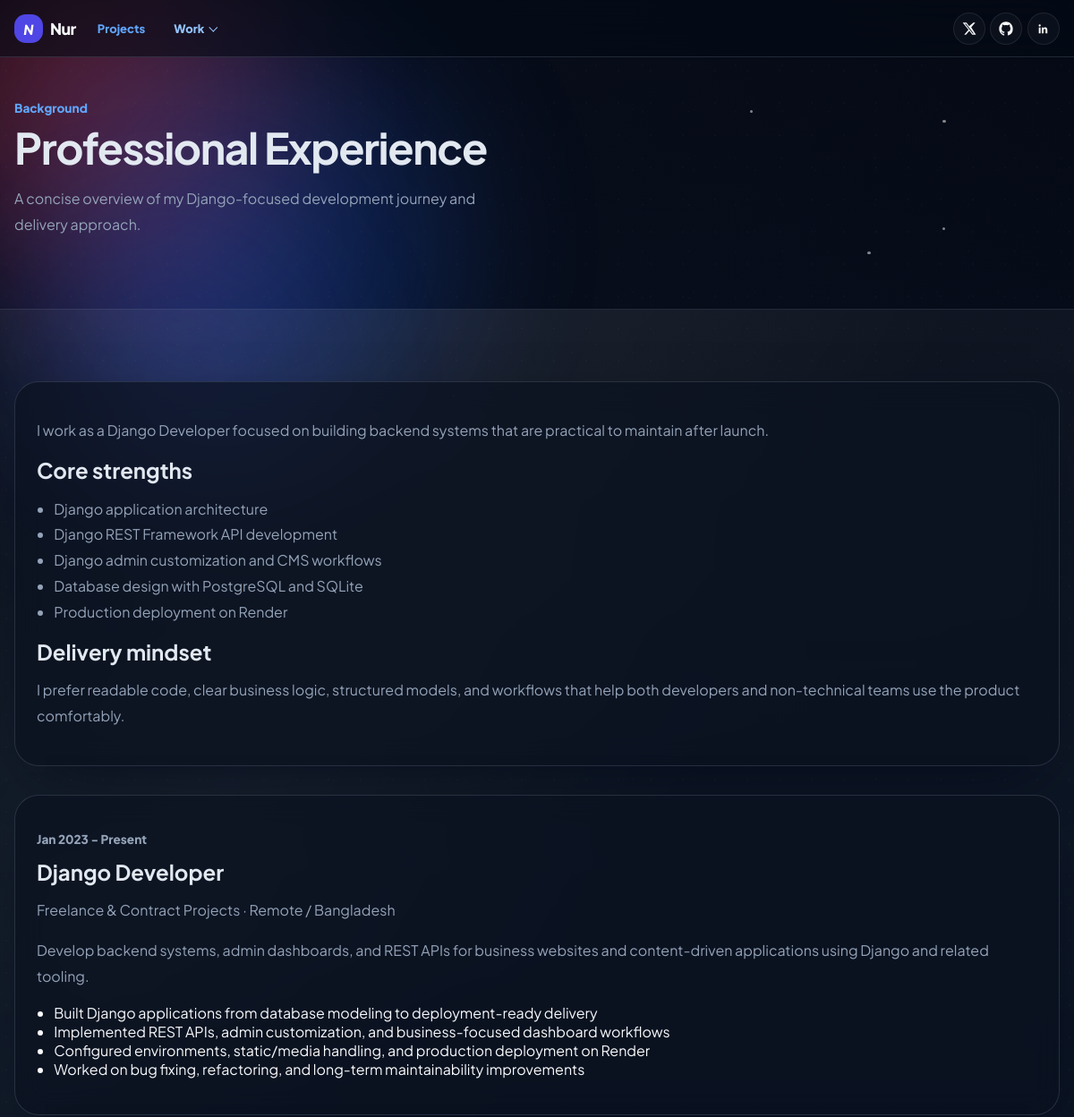
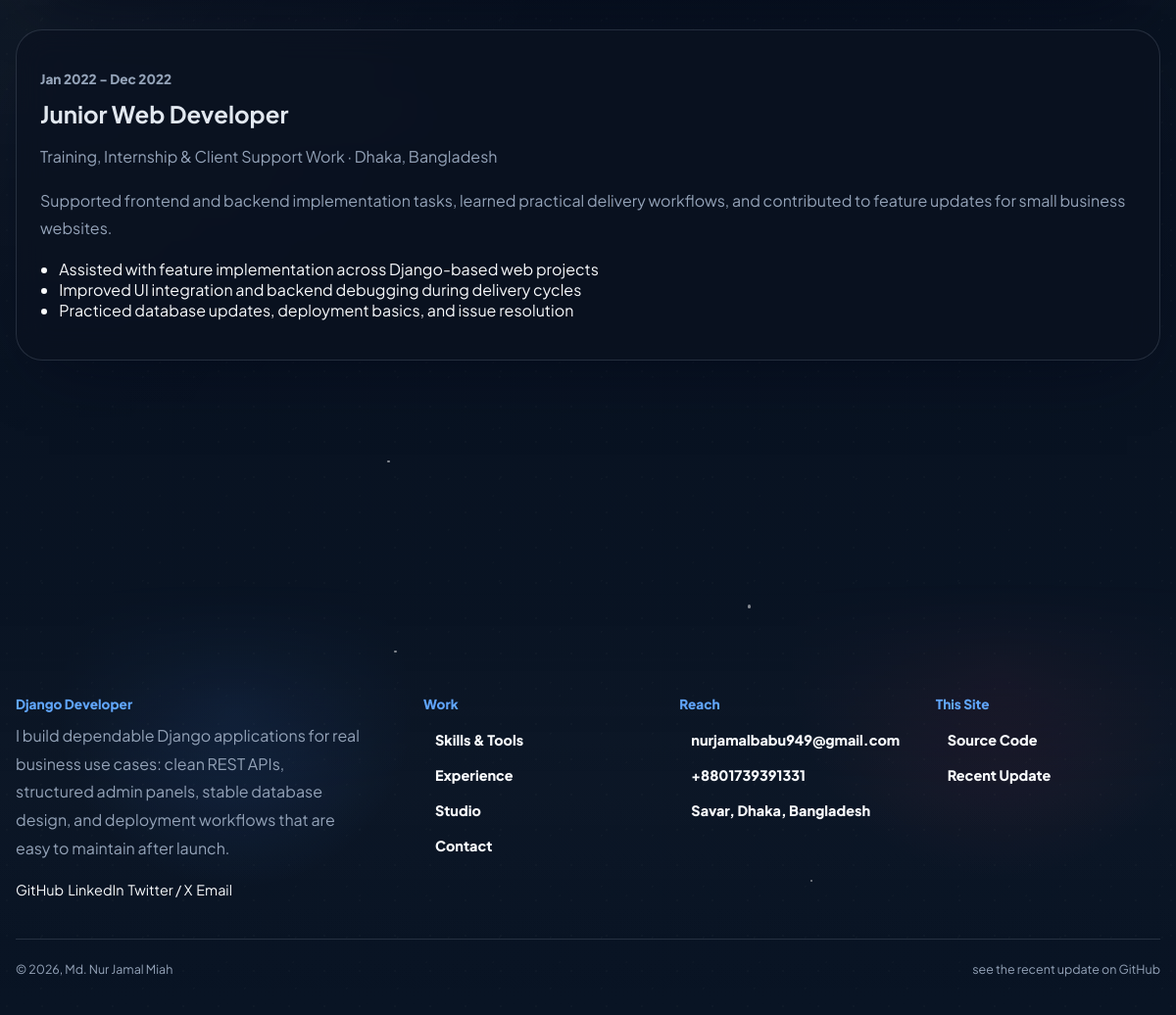
/work/experience/, run on the app's committed database (2 pictures, top to bottom).
### cms/models.py (models this page shows, shortened)
class TimestampedModel(models.Model):
    created_at = models.DateTimeField(auto_now_add=True)
    updated_at = models.DateTimeField(auto_now=True)
    class Meta:
        abstract = True

class ManagedPage(TimestampedModel):
    slug = models.SlugField(max_length=120, unique=True)
    title = models.CharField(max_length=160)
    description = models.CharField(max_length=220)
    caption = models.CharField(max_length=80, blank=True)
    body_markdown = models.TextField()
    sort_order = models.PositiveIntegerField(default=0)
    class Meta:
        ordering = ["sort_order", "title"]

class Experience(TimestampedModel):
    role = models.CharField(max_length=140)
    company = models.CharField(max_length=140)
    location = models.CharField(max_length=120, blank=True)
    start_date = models.DateField()
    end_date = models.DateField(blank=True, null=True)
    is_current = models.BooleanField(default=False)
    summary = models.TextField()
    achievements = models.TextField(
        blank=True,
        help_text="One bullet per line. These will be split into a list in the API.",
    )
    sort_order = models.PositiveIntegerField(default=0)
    class Meta:
        ordering = ["sort_order", "-start_date"]

class SiteSettings(TimestampedModel):
    site_name = models.CharField(max_length=120, default="Your Name")
    site_tagline = models.CharField(
        max_length=180, default="Designer, developer, and digital problem solver."
    )
    owner_name = models.CharField(max_length=120, default="Your Name")
    role_title = models.CharField(max_length=120, default="Front-End Developer")
    seo_description = models.TextField(
        default="A modern portfolio website powered by Django and Next.js."
    )
    location = models.CharField(max_length=120, blank=True)
    primary_email = models.EmailField(blank=True)
    phone = models.CharField(max_length=30, blank=True)
    availability_text = models.CharField(
        max_length=160, default="Available for freelance and full-time opportunities."
    )
    resume_url = models.URLField(blank=True)
    github_url = models.URLField(blank=True)
    linkedin_url = models.URLField(blank=True)
    twitter_url = models.URLField(blank=True)
    figma_url = models.URLField(blank=True)
    source_code_url = models.URLField(blank=True)
    design_concept_url = models.URLField(blank=True)
    last_update_url = models.URLField(blank=True)
    footer_about_title = models.CharField(max_length=80, default="About Me")
    footer_text = models.CharField(
        max_length=180, default="Built for ambitious brands and thoughtful digital products."
    )
    copyright_name = models.CharField(max_length=120, default="Your Name")
    class Meta:
        verbose_name = "Site settings"
        verbose_name_plural = "Site settings"

class SocialLink(TimestampedModel):
    ICON_CHOICES = [
        ("github", "GitHub"),
        ("linkedin", "LinkedIn"),
        ("twitter", "Twitter"),
        ("website", "Website"),
        ("mail", "Mail"),
    ]
    label = models.CharField(max_length=80)
    url = models.CharField(max_length=255)
    icon = models.CharField(max_length=20, choices=ICON_CHOICES, default="website")
    sort_order = models.PositiveIntegerField(default=0)
    class Meta:
        ordering = ["sort_order", "label"]

### cms/views.py (the view)
# urls.py: path("work/<slug:slug>/", managed_work_page, name="site-work-page"),
def managed_work_page(request, slug):
    context = _build_public_context()
    page = next((item for item in context["managed_pages"] if item.slug == slug), None)
    if not page:
        raise Http404("Page not found")
    context["page"] = page
    return render(request, "site/work_page.html", context)

### cms/models.py (called while the page is built)
    def get_demo_preview_image_path(self, slug=None) -> Path:
        return Path(settings.MEDIA_ROOT) / "project_previews" / f"{slug or self.slug}.png"

    @property
    def demo_preview_image_url(self):
        preview_path = self.get_demo_preview_image_path()
        if not preview_path.exists():
            return ""
        relative_path = preview_path.relative_to(Path(settings.MEDIA_ROOT)).as_posix()
        return f"{settings.MEDIA_URL}{relative_path}".replace("//", "/")

    @property
    def cover_image_upload_url(self):
        if not self.cover_image:
            return ""
        return self.cover_image.url

### cms/views.py (called while the page is built, shortened)
def _clean_display_name(value):
    cleaned = re.sub(r"^\s*md\.?\s+", "", value or "", flags=re.IGNORECASE).strip()
    return cleaned or (value or "").strip()

def _detect_demo_preview_url(project):
    if not getattr(project, "demo_entry_path", ""):
        return ""

### templates/site/work_page.html (shortened to what this page needs)
{% extends "site/base.html" %}
{% block content %}
  <section class="page-hero">
    <div class="content-wrapper">
      <header class="section-title">
        <span class="section-title__caption">{{ page.caption }}</span>
        <h1>{{ page.title }}</h1>
        <p>{{ page.description }}</p>
      </header>
    </div>
  </section>
  <section class="section-home">
    <div class="background-grid background-grid--fade-out section-content-shell">
      <div class="content-wrapper work-layout">
        <article class="prose-block">
          {{ page.body_html|safe }}
        </article>
        {% if page.slug == "contact" %}
          <div class="cards-grid cards-grid--two">
            <section class="card">
              <p class="footer-caption">Get in touch</p>
              <h2>{{ site.owner_name }}</h2>
              <p>{{ site.availability_text }}</p>
              <div class="info-list">
                {% if site.primary_email %}<a href="mailto:{{ site.primary_email }}">{{ site.primary_email }}</a>{% endif %}
                {% if site.phone %}<span>{{ site.phone }}</span>{% endif %}
                {% if site.location %}<span>{{ site.location }}</span>{% endif %}
              </div>
            </section>
            <section class="card">
              <p class="footer-caption">Social Links</p>
              <div class="info-list">
                {% for item in social_links %}
                  <a href="{{ item.url }}" target="_blank" rel="noreferrer">{{ item.label }}</a>
                {% endfor %}
              </div>
            </section>
          </div>
        {% elif page.slug == "experience" %}
          <div class="timeline">
            {% for item in experience_items %}
              <article class="card timeline-item">
                <p class="footer-caption">{{ item.date_range }}</p>
                <h2>{{ item.role }}</h2>
                <p class="muted">{{ item.company }}{% if item.location %} &middot; {{ item.location }}{% endif %}</p>
                <p>{{ item.summary }}</p>
                {% if item.achievement_items %}
                  <ul class="bullet-list">
                    {% for point in item.achievement_items %}
                      <li>{{ point }}</li>
                    {% endfor %}
                  </ul>
                {% endif %}
              </article>
            {% endfor %}
          </div>
        {% endif %}
      </div>
    </div>
  </section>
{% endblock %}

### templates/site/base.html (shortened to what this page needs)
{% load static %}
<!DOCTYPE html>
<html lang="en">
  <head>
    <link rel="stylesheet" href="{% static 'site/css/site.css' %}">
  </head>
  <body>
    <div class="aurora-shell" aria-hidden="true">
      <div class="aurora-sphere aurora-sphere--pink"></div>
      <div class="aurora-sphere aurora-sphere--blue"></div>
      <div class="aurora-sphere aurora-sphere--violet"></div>
      <div class="aurora-noise"></div>
      <div class="aurora-particles" id="aurora-particles"></div>
      <div class="aurora-drops" id="aurora-drops"></div>
    </div>
    <header class="site-header">
      <div class="site-header__backdrop"></div>
      <div class="content-wrapper-max">
        <div class="site-header__inner">
          <nav class="site-nav-group" aria-label="Primary">
            <a href="/" class="nav-logo" aria-label="Home">
              <span class="nav-logo__icon">N</span>
              <span class="nav-logo__text">Nur</span>
            </a>
            <ul class="site-nav" id="site-nav">
              <li><a href="/projects/" class="nav-link {% if '/projects/' in request.path %}is-active{% endif %}">Projects</a></li>
              <li class="nav-dropdown">
                <button type="button" class="nav-link nav-link--button {% if '/work/' in request.path %}is-active{% endif %}" aria-expanded="false">
                  Work
                  <span class="nav-link__caret"></span>
                </button>
              </li>
            </ul>
          </nav>
          <ul class="site-actions">
            {% if site.twitter_url %}
              <li>
                <a href="{{ site.twitter_url }}" target="_blank" rel="noreferrer" class="nav-icon" aria-label="Twitter">
                  <svg viewBox="0 0 24 24" aria-hidden="true">
                    <path d="M18.901 2H21.98l-6.724 7.684L23.167 22h-6.194l-4.851-6.35L6.567 22H3.486l7.193-8.223L1 2h6.352l4.385 5.79L18.901 2Zm-1.086 18.148h1.706L6.424 3.757H4.594l13.221 16.39Z" fill="currentColor"/>
                  </svg>
                </a>
              </li>
            {% endif %}
            {% if site.github_url %}
              <li>
                <a href="{{ site.github_url }}" target="_blank" rel="noreferrer" class="nav-icon" aria-label="GitHub">
                </a>
              </li>
            {% endif %}
            {% if site.linkedin_url %}
              <li>
                <a href="{{ site.linkedin_url }}" target="_blank" rel="noreferrer" class="nav-icon" aria-label="LinkedIn">
                  <svg viewBox="0 0 24 24" aria-hidden="true">
                    <path d="M5.5 8.5A1.75 1.75 0 1 0 5.5 5a1.75 1.75 0 0 0 0 3.5ZM4 10h3v10H4V10Zm5 0h2.88v1.36h.04c.4-.76 1.38-1.56 2.84-1.56 3.03 0 3.59 2.06 3.59 4.73V20h-3v-4.84c0-1.15-.02-2.63-1.55-2.63-1.56 0-1.8 1.26-1.8 2.55V20H9V10Z" fill="currentColor"/>
                  </svg>
                </a>
              </li>
            {% endif %}
          </ul>
        </div>
      </div>
    </header>
    <main>
      {% block content %}{% endblock %}
    </main>
    <footer class="site-footer">
      <div class="content-wrapper">
        <div class="site-footer__main">
          <div class="site-footer__about">
            <p class="footer-caption">{{ site.footer_about_title|default:"About Me" }}</p>
            <p class="site-footer__copy">{{ site.footer_text }}</p>
            <ul class="site-footer__socials">
              {% for item in social_links %}
                <li><a href="{{ item.url }}" target="_blank" rel="noreferrer" aria-label="{{ item.label }}">{{ item.label }}</a></li>
              {% endfor %}
            </ul>
          </div>
          <div class="site-footer__links">
            <section>
              <p class="footer-caption">Work</p>
              <ul>
                {% for slug, label, href in work_links %}
                  <li><a href="{{ href }}" class="footer-link">{{ label }}</a></li>
                {% endfor %}
              </ul>
            </section>
            <section>
              <p class="footer-caption">Reach</p>
              <ul>
                {% if site.primary_email %}<li><a href="mailto:{{ site.primary_email }}" class="footer-link">{{ site.primary_email }}</a></li>{% endif %}
                {% if site.phone %}<li><span class="footer-link">{{ site.phone }}</span></li>{% endif %}
                {% if site.location %}<li><span class="footer-link">{{ site.location }}</span></li>{% endif %}
              </ul>
            </section>
            <section>
              <p class="footer-caption">This Site</p>
              <ul>
                {% if site.source_code_url %}<li><a href="{{ site.source_code_url }}" target="_blank" rel="noreferrer" class="footer-link">Source Code</a></li>{% endif %}
                {% if site.last_update_url %}<li><a href="{{ site.last_update_url }}" target="_blank" rel="noreferrer" class="footer-link">Recent Update</a></li>{% endif %}
              </ul>
            </section>
          </div>
        </div>
        <div class="site-footer__bar">
          <div>&copy; {% now "Y" %}, {{ site.copyright_name|default:site.owner_name }}</div>
          {% if site.last_update_url %}
            <a href="{{ site.last_update_url }}" target="_blank" rel="noreferrer">see the recent update on GitHub</a>
          {% endif %}
        </div>
      </div>
    </footer>
  </body>
</html>

### data on the page
ManagedPage: caption "Background", title "Professional Experience", description "A concise overview of my Django-focused development journey and delivery approach.", body_html "I work as a Django Developer focused on building backend systems that are practical to maintain after launch. Core strengths Django application architecture Django REST Framework API development Django admin customization and CMS workflows Database design with PostgreSQL and SQLite Production deployment on Render Delivery mindset I prefer readable code, clear business logic, structured models, and workflows that help both developers and non-technical teams use the product comfortably.", slug "Experience"
Experience: date_range "Jan 2023 - Present", role "Django Developer", company "Freelance & Contract Projects", location "Remote / Bangladesh", summary "Develop backend systems, admin dashboards, and REST APIs for business websites and content-driven applications using Django and related tooling.", achievement_items "Built Django applications from database modeling to deployment-ready delivery" "Implemented REST APIs, admin customization, and business-focused dashboard workflows" "Configured environments, static/media handling, and production deployment on Render" "Worked on bug fixing, refactoring, and long-term maintainability improvements"
Experience: date_range "Jan 2022 - Dec 2022", role "Junior Web Developer", company "Training, Internship & Client Support Work", location "Dhaka, Bangladesh", summary "Supported frontend and backend implementation tasks, learned practical delivery workflows, and contributed to feature updates for small business websites.", achievement_items "Assisted with feature implementation across Django-based web projects" "Improved UI integration and backend debugging during delivery cycles" "Practiced database updates, deployment basics, and issue resolution"
SiteSettings: footer_about_title "Django Developer", footer_text "I build dependable Django applications for real business use cases: clean REST APIs, structured admin panels, stable database design, and deployment workflows that are easy to maintain after launch.", primary_email "nurjamalbabu949@gmail.com", phone "+8801739391331", location "Savar, Dhaka, Bangladesh", copyright_name "Md. Nur Jamal Miah"
SocialLink: label "GitHub"
SocialLink: label "LinkedIn"
SocialLink: label "Twitter / X"
SocialLink: label "Email"
ManagedPage: title "Skills & Tools"
ManagedPage: slug "Studio"
ManagedPage: label "Contact"
